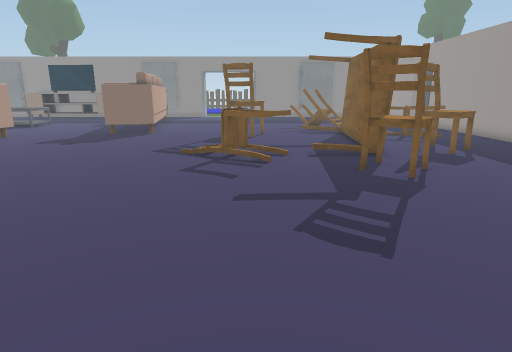
View 1 (above)

17 first-person views from a walk through a scene from a Unity 3-D project. The camera is 1.2 m above the floor, tilts 14° down and sees 75° across. Doors are open. The floor is counted in squares, 0.5 m on a side. Each view is taken from the middle of a square. On the plan, view 1 faces up. The plan holds only what a view shows up to about 20 squares ahead; the rest is blank. The place goes on beyond the plan. The player character is not drawn. Some animated figures are not drawn. Some surface patterns are stand-ins.

View 2
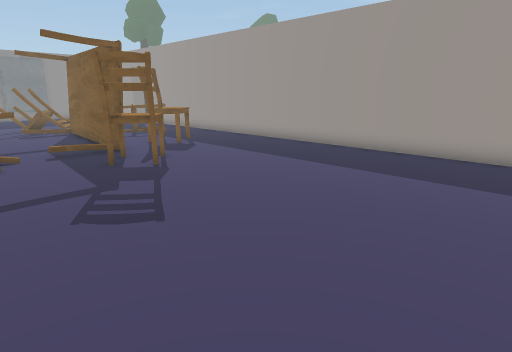

View 3
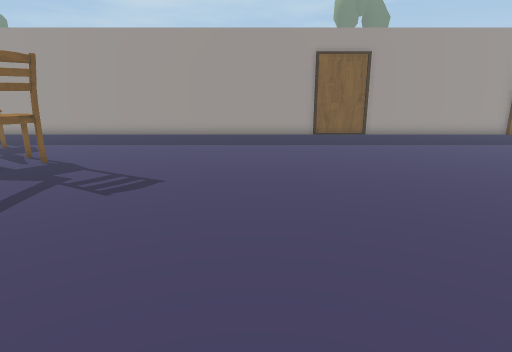

View 4
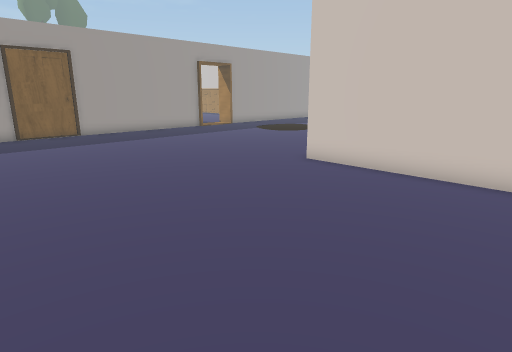

View 5
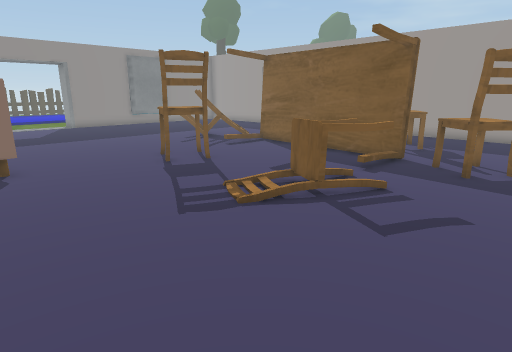

View 6
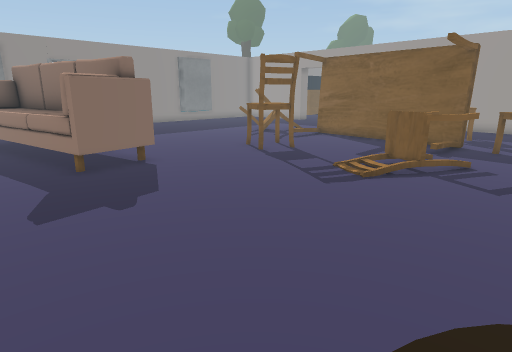

View 7
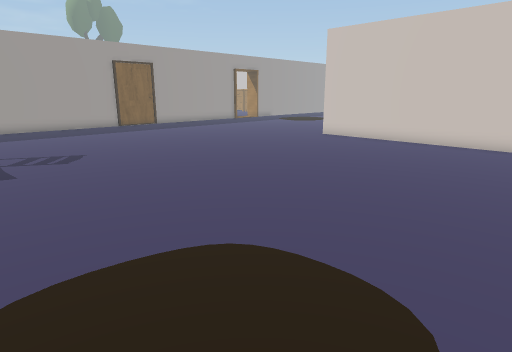

View 8
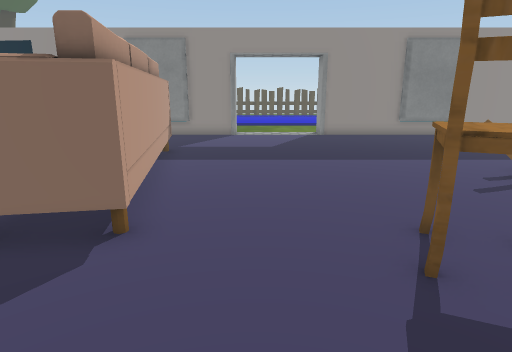

View 9
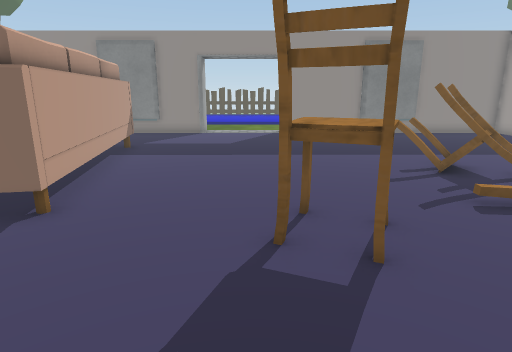

View 10
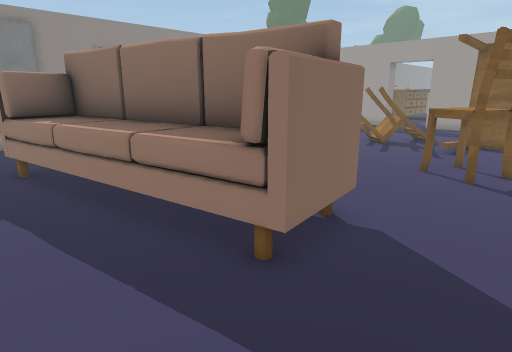

View 11
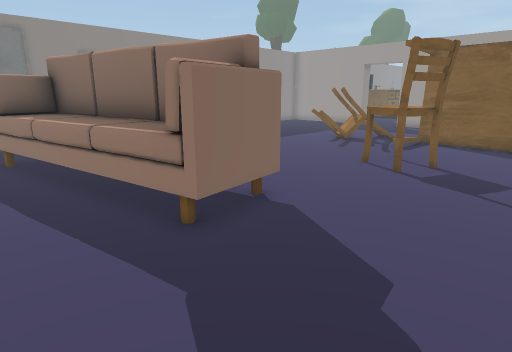

View 12
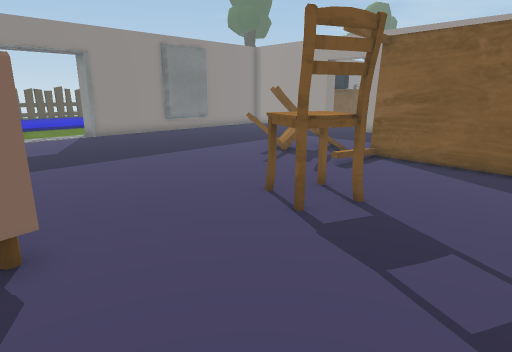

View 13
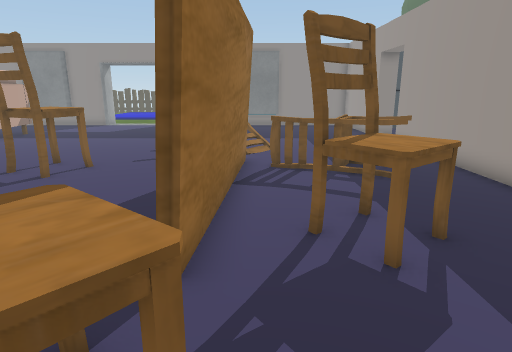

View 14
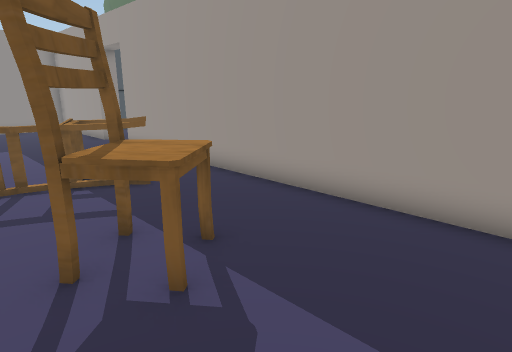

View 15
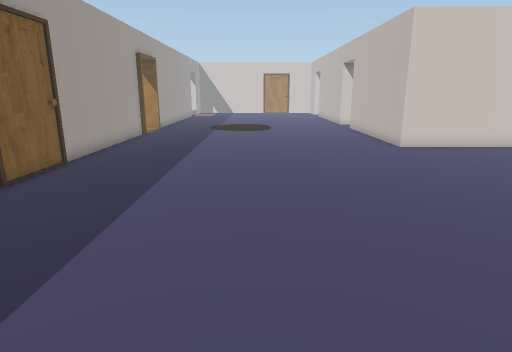

View 16
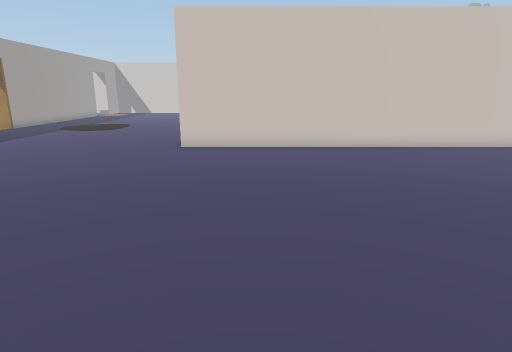

View 17
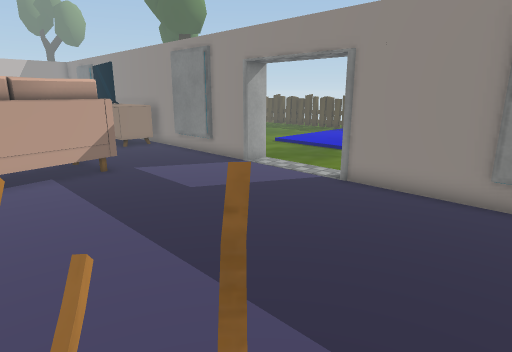

### Floor plan
Key: @ floor where view 1 was taken; # wall or solid block; . floor; / step, stairs or slope; D open door; T table; C chair; O other object.
Columns run from 12 left of view 1 to 13 right of it. Each row starts with its distance up from view 1.
 36        #....#
 35 ########....##############
 34 .    ............    ..  #
 33 .........................#
 32 .......................  #
 31  ......................  #
 30   .....................  #
 29  .OOO.................. .#
 28  .OOOO................. .D
 27  .OOOO................  .D
 26  .OOOO..........C........D
 25  .OOOO.........CCC...... D
 24  .OOOO.........CCC/..... #
 23 ...OOO...........C/....  #
 22 ...OOOO...............   #
 21 ...OOOO....C...//TT..    #
 20 ...OOOO....CC....TTCCCCC.#
 19 ..........CCC....TT.CCC..#
 18 ............C....TT...C..#
 17 .................TT......#
 16 .................T..C....#
 15 .................T.CCC...#
 14 ...........CC....T.CCC...#
 13 ........../CCC...T..C....#
 12 ...........CC...C........#
 11  ...............CCC......#
 10   .............CCC.......#
  9 .   ............C........#
  8     .....................#
  7     .....................#
  6 ..  .....................#
  5 .........................#
  4 .........................#
  3 .........................#
  2  ........................#
  1  ........................#
  0  ...........@............#
 -1  ........................#
 -2  ........................#
 -3 .........................#
 -4 .........................#
 -5 .........................#
 -6 .........................#
 -7 .........................#
 -8 ############.............#
 -9            #.............#
-10            #.............#
-11            #.............#
-12            #.............#
-13            #............ D

Where each view was taken, in squares from view 1:
view 1: 0 up, 0 right, facing up
view 2: 1 down, 1 left, facing up-right
view 3: 2 up, 7 left, facing right
view 4: 2 up, 8 left, facing down-right
view 5: 8 up, 8 left, facing up-right
view 6: 9 up, 12 left, facing up-right
view 7: 9 up, 12 left, facing down-right
view 8: 15 up, 4 left, facing up
view 9: 14 up, 2 left, facing up
view 10: 17 up, 12 left, facing up-right
view 11: 15 up, 12 left, facing up-right
view 12: 15 up, 7 left, facing up-right
view 13: 9 up, 6 right, facing up
view 14: 10 up, 6 right, facing up-right
view 15: 7 up, 6 right, facing down
view 16: 7 up, 4 left, facing down
view 17: 24 up, 6 right, facing up-left
